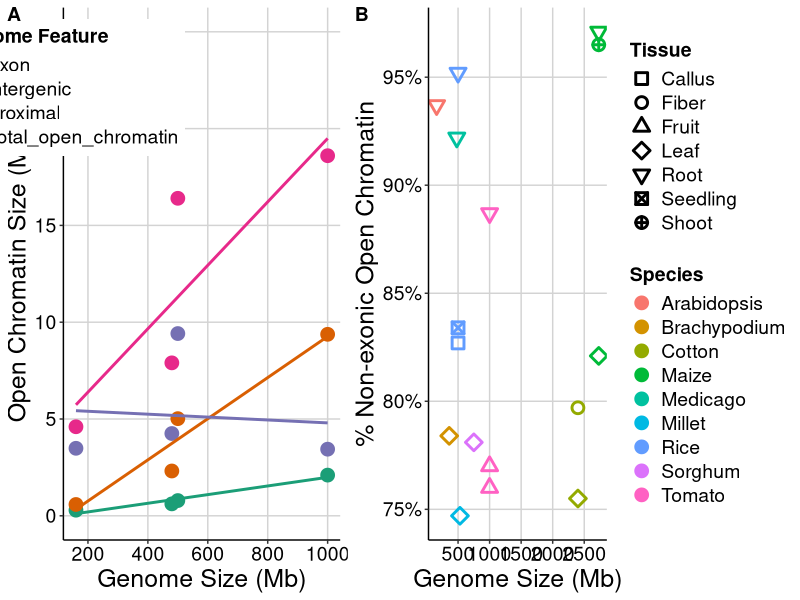

Generate this figure with R:
## ---- chunk 1
library(RColorBrewer)
library(grid)
library(cowplot)
library(tidyverse)
library(scales)

GS_chromatin <- read.table("../data/Maher_study_chromatin.txt", header=TRUE)
GS_chromatin <- filter(GS_chromatin,Genome_feature !="Total_non_exonic")
GS_chromatin <- filter(GS_chromatin,Genome_feature !="Intron")

pdf("../figure/Figure2_open_chromatin_GS.pdf", width=10, height=5)

plot.entire_chromatin <- ggplot(GS_chromatin, aes(x=Genome_Mb, y=Chromatin_size, color=Genome_feature)) +
      geom_point(size=3, stroke=1.5) + 
      scale_x_continuous(name = "Genome Size (Mb)", breaks = seq(0, 10000, by = 200)) +
      scale_y_continuous(name = "Open Chromatin Size (Mb)", breaks = seq(0, 25, by = 5), limits = c(0,25)) +
      geom_smooth(method=lm, se=FALSE, fullrange=TRUE, show.legend=FALSE) +
      scale_shape_manual(name = "Genome Feature", values=c(0, 3, 16, 17, 5)) +
      scale_color_brewer(name = "Genome Feature", palette="Dark2") +
      theme(axis.line.x = element_line(size=0.5, colour = "black"),
            axis.line.y = element_line(size=0.5, colour = "black"),
            axis.text.x=element_text(colour="black", size = 14),
            axis.text.y=element_text(colour="black", size = 14),
            axis.title=element_text(size=18),
            legend.position = c(0.01, 0.85),
            legend.title=element_text(face = "bold", size=14),
            legend.text = element_text(size = 14),
            panel.grid.major = element_line(colour = "#d3d3d3"),
            panel.grid.minor = element_blank(),
            panel.border = element_blank(), panel.background = element_blank())

GS_chromatin <- read.table("../data/GS_chromatin.txt", header=TRUE)
GS_chromatin=mutate(GS_chromatin,nonexonic=1-Open_chromatin_Exon)
cbPalette <- c("#999999", "#E69F00", "#56B4E9", "#009E73", "#F0E442", "#0072B2", "#D55E00", "#CC79A7")

plot.non_exonic <- ggplot(GS_chromatin, aes(x=Genome_Mb, y=nonexonic*100)) + 
      geom_point(aes(color=Species, shape=Tissue), size=3, stroke=1.5) + 
      scale_shape_manual(values=c(0,1,2,5,6,7,10)) +
      scale_fill_manual(values=cbPalette) +
      scale_x_continuous(name = "Genome Size (Mb)", breaks = seq(0, 3000, by = 500)) +
      scale_y_continuous(name = "% Non-exonic Open Chromatin", labels = dollar_format(suffix = "%", prefix = "")) +
      theme(axis.line.x = element_line(size=0.5, colour = "black"),
            axis.line.y = element_line(size=0.5, colour = "black"),
            axis.text.x=element_text(colour="black", size = 14),
            axis.text.y=element_text(colour="black", size = 14),
            axis.title=element_text(size=18),
            legend.position = "right", legend.direction = "vertical",
            legend.text = element_text(size = 14),
            legend.title = element_text(face = "bold", size = 14),
            panel.grid.major = element_line(colour = "#d3d3d3"),
            panel.grid.minor = element_blank(),
            panel.border = element_blank(), panel.background = element_blank())
      guides(colour = guide_legend(order = 1), shape = guide_legend(order = 2))

plot_grid(plot.entire_chromatin, plot.non_exonic, labels = c('A', 'B'), rel_widths = c(1, 1.3))
dev.off()
